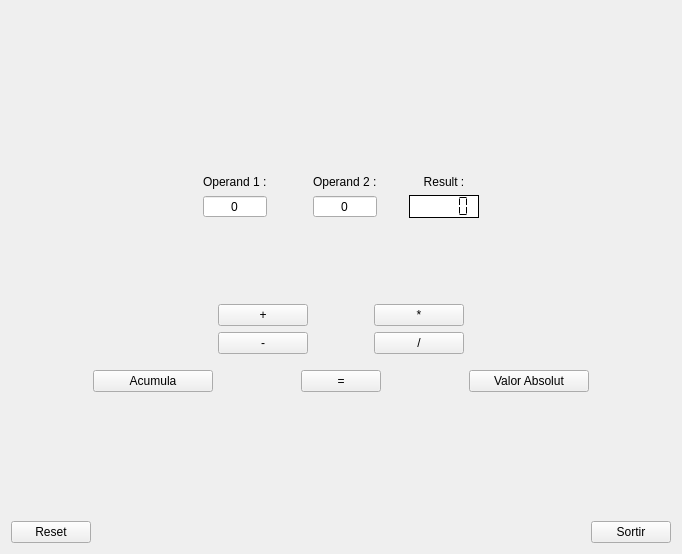
<?xml version="1.0" encoding="UTF-8"?>
<ui version="4.0">
 <class>Calculadora</class>
 <widget class="QWidget" name="Calculadora">
  <property name="geometry">
   <rect>
    <x>0</x>
    <y>0</y>
    <width>682</width>
    <height>554</height>
   </rect>
  </property>
  <property name="windowTitle">
   <string>Calculadora</string>
  </property>
  <layout class="QVBoxLayout" name="verticalLayout_8">
   <item>
    <layout class="QVBoxLayout" name="verticalLayout_7">
     <item>
      <spacer name="verticalSpacer_9">
       <property name="orientation">
        <enum>Qt::Vertical</enum>
       </property>
       <property name="sizeHint" stdset="0">
        <size>
         <width>20</width>
         <height>40</height>
        </size>
       </property>
      </spacer>
     </item>
     <item>
      <layout class="QHBoxLayout" name="horizontalLayout">
       <property name="bottomMargin">
        <number>0</number>
       </property>
       <item>
        <spacer name="horizontalSpacer">
         <property name="orientation">
          <enum>Qt::Horizontal</enum>
         </property>
         <property name="sizeHint" stdset="0">
          <size>
           <width>40</width>
           <height>20</height>
          </size>
         </property>
        </spacer>
       </item>
       <item>
        <layout class="QVBoxLayout" name="verticalLayout">
         <property name="leftMargin">
          <number>6</number>
         </property>
         <property name="rightMargin">
          <number>20</number>
         </property>
         <item>
          <spacer name="verticalSpacer">
           <property name="orientation">
            <enum>Qt::Vertical</enum>
           </property>
           <property name="sizeHint" stdset="0">
            <size>
             <width>20</width>
             <height>40</height>
            </size>
           </property>
          </spacer>
         </item>
         <item>
          <widget class="QLabel" name="label">
           <property name="text">
            <string>Operand 1 :</string>
           </property>
          </widget>
         </item>
         <item>
          <widget class="QSpinBox" name="Op1">
           <property name="layoutDirection">
            <enum>Qt::LeftToRight</enum>
           </property>
           <property name="inputMethodHints">
            <set>Qt::ImhNone</set>
           </property>
           <property name="alignment">
            <set>Qt::AlignCenter</set>
           </property>
           <property name="buttonSymbols">
            <enum>QAbstractSpinBox::NoButtons</enum>
           </property>
           <property name="singleStep">
            <number>99</number>
           </property>
           <property name="displayIntegerBase">
            <number>10</number>
           </property>
          </widget>
         </item>
         <item>
          <spacer name="verticalSpacer_2">
           <property name="orientation">
            <enum>Qt::Vertical</enum>
           </property>
           <property name="sizeHint" stdset="0">
            <size>
             <width>20</width>
             <height>40</height>
            </size>
           </property>
          </spacer>
         </item>
        </layout>
       </item>
       <item>
        <layout class="QVBoxLayout" name="verticalLayout_2">
         <property name="leftMargin">
          <number>20</number>
         </property>
         <property name="rightMargin">
          <number>6</number>
         </property>
         <item>
          <spacer name="verticalSpacer_3">
           <property name="orientation">
            <enum>Qt::Vertical</enum>
           </property>
           <property name="sizeHint" stdset="0">
            <size>
             <width>20</width>
             <height>40</height>
            </size>
           </property>
          </spacer>
         </item>
         <item>
          <widget class="QLabel" name="label_2">
           <property name="text">
            <string>Operand 2 :</string>
           </property>
          </widget>
         </item>
         <item>
          <widget class="QSpinBox" name="Op2">
           <property name="inputMethodHints">
            <set>Qt::ImhNone</set>
           </property>
           <property name="alignment">
            <set>Qt::AlignCenter</set>
           </property>
           <property name="buttonSymbols">
            <enum>QAbstractSpinBox::NoButtons</enum>
           </property>
           <property name="singleStep">
            <number>99</number>
           </property>
          </widget>
         </item>
         <item>
          <spacer name="verticalSpacer_4">
           <property name="orientation">
            <enum>Qt::Vertical</enum>
           </property>
           <property name="sizeHint" stdset="0">
            <size>
             <width>20</width>
             <height>40</height>
            </size>
           </property>
          </spacer>
         </item>
        </layout>
       </item>
       <item>
        <layout class="QVBoxLayout" name="verticalLayout_3">
         <property name="leftMargin">
          <number>20</number>
         </property>
         <property name="rightMargin">
          <number>6</number>
         </property>
         <item>
          <spacer name="verticalSpacer_5">
           <property name="orientation">
            <enum>Qt::Vertical</enum>
           </property>
           <property name="sizeHint" stdset="0">
            <size>
             <width>20</width>
             <height>40</height>
            </size>
           </property>
          </spacer>
         </item>
         <item>
          <widget class="QLabel" name="label_3">
           <property name="text">
            <string>Result :</string>
           </property>
           <property name="alignment">
            <set>Qt::AlignCenter</set>
           </property>
          </widget>
         </item>
         <item>
          <widget class="MyLCD" name="lcdNumber">
           <property name="minimumSize">
            <size>
             <width>70</width>
             <height>0</height>
            </size>
           </property>
           <property name="autoFillBackground">
            <bool>false</bool>
           </property>
           <property name="styleSheet">
            <string notr="true">background-color: rgb(255, 255, 255);

font: 11pt &quot;Ubuntu&quot;;</string>
           </property>
           <property name="frameShadow">
            <enum>QFrame::Plain</enum>
           </property>
           <property name="digitCount">
            <number>5</number>
           </property>
           <property name="segmentStyle">
            <enum>QLCDNumber::Flat</enum>
           </property>
          </widget>
         </item>
         <item>
          <spacer name="verticalSpacer_6">
           <property name="orientation">
            <enum>Qt::Vertical</enum>
           </property>
           <property name="sizeHint" stdset="0">
            <size>
             <width>20</width>
             <height>40</height>
            </size>
           </property>
          </spacer>
         </item>
        </layout>
       </item>
       <item>
        <spacer name="horizontalSpacer_2">
         <property name="orientation">
          <enum>Qt::Horizontal</enum>
         </property>
         <property name="sizeHint" stdset="0">
          <size>
           <width>40</width>
           <height>20</height>
          </size>
         </property>
        </spacer>
       </item>
      </layout>
     </item>
     <item>
      <layout class="QVBoxLayout" name="verticalLayout_6">
       <item>
        <spacer name="verticalSpacer_7">
         <property name="orientation">
          <enum>Qt::Vertical</enum>
         </property>
         <property name="sizeHint" stdset="0">
          <size>
           <width>20</width>
           <height>40</height>
          </size>
         </property>
        </spacer>
       </item>
       <item>
        <layout class="QHBoxLayout" name="horizontalLayout_2">
         <item>
          <spacer name="horizontalSpacer_3">
           <property name="orientation">
            <enum>Qt::Horizontal</enum>
           </property>
           <property name="sizeHint" stdset="0">
            <size>
             <width>40</width>
             <height>20</height>
            </size>
           </property>
          </spacer>
         </item>
         <item>
          <layout class="QVBoxLayout" name="verticalLayout_4">
           <property name="leftMargin">
            <number>6</number>
           </property>
           <property name="rightMargin">
            <number>30</number>
           </property>
           <item>
            <widget class="QPushButton" name="Suma">
             <property name="minimumSize">
              <size>
               <width>90</width>
               <height>0</height>
              </size>
             </property>
             <property name="text">
              <string>+</string>
             </property>
             <property name="checkable">
              <bool>true</bool>
             </property>
             <property name="autoExclusive">
              <bool>true</bool>
             </property>
            </widget>
           </item>
           <item>
            <widget class="QPushButton" name="Resta">
             <property name="text">
              <string>-</string>
             </property>
             <property name="checkable">
              <bool>true</bool>
             </property>
             <property name="autoExclusive">
              <bool>true</bool>
             </property>
            </widget>
           </item>
          </layout>
         </item>
         <item>
          <layout class="QVBoxLayout" name="verticalLayout_5">
           <property name="leftMargin">
            <number>30</number>
           </property>
           <property name="rightMargin">
            <number>6</number>
           </property>
           <item>
            <widget class="QPushButton" name="Mult">
             <property name="minimumSize">
              <size>
               <width>90</width>
               <height>0</height>
              </size>
             </property>
             <property name="text">
              <string>*</string>
             </property>
             <property name="checkable">
              <bool>true</bool>
             </property>
             <property name="autoExclusive">
              <bool>true</bool>
             </property>
            </widget>
           </item>
           <item>
            <widget class="QPushButton" name="Div">
             <property name="text">
              <string>/</string>
             </property>
             <property name="checkable">
              <bool>true</bool>
             </property>
             <property name="autoExclusive">
              <bool>true</bool>
             </property>
            </widget>
           </item>
          </layout>
         </item>
         <item>
          <spacer name="horizontalSpacer_4">
           <property name="orientation">
            <enum>Qt::Horizontal</enum>
           </property>
           <property name="sizeHint" stdset="0">
            <size>
             <width>40</width>
             <height>20</height>
            </size>
           </property>
          </spacer>
         </item>
        </layout>
       </item>
       <item>
        <layout class="QHBoxLayout" name="horizontalLayout_3">
         <property name="topMargin">
          <number>10</number>
         </property>
         <item>
          <spacer name="horizontalSpacer_5">
           <property name="orientation">
            <enum>Qt::Horizontal</enum>
           </property>
           <property name="sizeHint" stdset="0">
            <size>
             <width>40</width>
             <height>20</height>
            </size>
           </property>
          </spacer>
         </item>
         <item>
          <widget class="QPushButton" name="pushButton_2">
           <property name="minimumSize">
            <size>
             <width>120</width>
             <height>0</height>
            </size>
           </property>
           <property name="text">
            <string>Acumula</string>
           </property>
           <property name="checkable">
            <bool>true</bool>
           </property>
          </widget>
         </item>
         <item>
          <spacer name="horizontalSpacer_7">
           <property name="orientation">
            <enum>Qt::Horizontal</enum>
           </property>
           <property name="sizeHint" stdset="0">
            <size>
             <width>40</width>
             <height>20</height>
            </size>
           </property>
          </spacer>
         </item>
         <item>
          <widget class="QPushButton" name="pushButton_5">
           <property name="text">
            <string>=</string>
           </property>
          </widget>
         </item>
         <item>
          <spacer name="horizontalSpacer_8">
           <property name="orientation">
            <enum>Qt::Horizontal</enum>
           </property>
           <property name="sizeHint" stdset="0">
            <size>
             <width>40</width>
             <height>20</height>
            </size>
           </property>
          </spacer>
         </item>
         <item>
          <widget class="QPushButton" name="pushButton_4">
           <property name="minimumSize">
            <size>
             <width>120</width>
             <height>0</height>
            </size>
           </property>
           <property name="text">
            <string>Valor Absolut</string>
           </property>
           <property name="checkable">
            <bool>true</bool>
           </property>
          </widget>
         </item>
         <item>
          <spacer name="horizontalSpacer_6">
           <property name="orientation">
            <enum>Qt::Horizontal</enum>
           </property>
           <property name="sizeHint" stdset="0">
            <size>
             <width>40</width>
             <height>20</height>
            </size>
           </property>
          </spacer>
         </item>
        </layout>
       </item>
      </layout>
     </item>
     <item>
      <spacer name="verticalSpacer_8">
       <property name="orientation">
        <enum>Qt::Vertical</enum>
       </property>
       <property name="sizeHint" stdset="0">
        <size>
         <width>20</width>
         <height>40</height>
        </size>
       </property>
      </spacer>
     </item>
     <item>
      <layout class="QHBoxLayout" name="horizontalLayout_4">
       <item>
        <widget class="QPushButton" name="pushButton_3">
         <property name="text">
          <string>Reset</string>
         </property>
        </widget>
       </item>
       <item>
        <spacer name="horizontalSpacer_11">
         <property name="orientation">
          <enum>Qt::Horizontal</enum>
         </property>
         <property name="sizeHint" stdset="0">
          <size>
           <width>80</width>
           <height>20</height>
          </size>
         </property>
        </spacer>
       </item>
       <item>
        <widget class="QPushButton" name="pushButton">
         <property name="text">
          <string>Sortir</string>
         </property>
        </widget>
       </item>
      </layout>
     </item>
    </layout>
   </item>
  </layout>
 </widget>
 <customwidgets>
  <customwidget>
   <class>MyLCD</class>
   <extends>QLCDNumber</extends>
   <header>MyLCD.h</header>
   <slots>
    <slot>refresh_op1(int)</slot>
    <slot>refresh_op2(int)</slot>
    <slot>suma()</slot>
    <slot>resta()</slot>
    <slot>multiplicacio()</slot>
    <slot>divisio()</slot>
    <slot>resultat()</slot>
    <slot>acumula(bool)</slot>
    <slot>val_absolut(bool)</slot>
    <slot>reset()</slot>
   </slots>
  </customwidget>
 </customwidgets>
 <resources/>
 <connections>
  <connection>
   <sender>Op1</sender>
   <signal>valueChanged(int)</signal>
   <receiver>lcdNumber</receiver>
   <slot>refresh_op1(int)</slot>
   <hints>
    <hint type="sourcelabel">
     <x>250</x>
     <y>197</y>
    </hint>
    <hint type="destinationlabel">
     <x>436</x>
     <y>198</y>
    </hint>
   </hints>
  </connection>
  <connection>
   <sender>Op2</sender>
   <signal>valueChanged(int)</signal>
   <receiver>lcdNumber</receiver>
   <slot>refresh_op2(int)</slot>
   <hints>
    <hint type="sourcelabel">
     <x>364</x>
     <y>203</y>
    </hint>
    <hint type="destinationlabel">
     <x>445</x>
     <y>205</y>
    </hint>
   </hints>
  </connection>
  <connection>
   <sender>Suma</sender>
   <signal>clicked()</signal>
   <receiver>lcdNumber</receiver>
   <slot>suma()</slot>
   <hints>
    <hint type="sourcelabel">
     <x>278</x>
     <y>334</y>
    </hint>
    <hint type="destinationlabel">
     <x>433</x>
     <y>205</y>
    </hint>
   </hints>
  </connection>
  <connection>
   <sender>Resta</sender>
   <signal>clicked()</signal>
   <receiver>lcdNumber</receiver>
   <slot>resta()</slot>
   <hints>
    <hint type="sourcelabel">
     <x>270</x>
     <y>353</y>
    </hint>
    <hint type="destinationlabel">
     <x>448</x>
     <y>205</y>
    </hint>
   </hints>
  </connection>
  <connection>
   <sender>Mult</sender>
   <signal>clicked()</signal>
   <receiver>lcdNumber</receiver>
   <slot>multiplicacio()</slot>
   <hints>
    <hint type="sourcelabel">
     <x>412</x>
     <y>323</y>
    </hint>
    <hint type="destinationlabel">
     <x>464</x>
     <y>205</y>
    </hint>
   </hints>
  </connection>
  <connection>
   <sender>Div</sender>
   <signal>clicked()</signal>
   <receiver>lcdNumber</receiver>
   <slot>divisio()</slot>
   <hints>
    <hint type="sourcelabel">
     <x>407</x>
     <y>355</y>
    </hint>
    <hint type="destinationlabel">
     <x>483</x>
     <y>205</y>
    </hint>
   </hints>
  </connection>
  <connection>
   <sender>pushButton_5</sender>
   <signal>clicked()</signal>
   <receiver>lcdNumber</receiver>
   <slot>resultat()</slot>
   <hints>
    <hint type="sourcelabel">
     <x>356</x>
     <y>402</y>
    </hint>
    <hint type="destinationlabel">
     <x>493</x>
     <y>205</y>
    </hint>
   </hints>
  </connection>
  <connection>
   <sender>pushButton</sender>
   <signal>clicked()</signal>
   <receiver>Calculadora</receiver>
   <slot>close()</slot>
   <hints>
    <hint type="sourcelabel">
     <x>637</x>
     <y>523</y>
    </hint>
    <hint type="destinationlabel">
     <x>645</x>
     <y>472</y>
    </hint>
   </hints>
  </connection>
  <connection>
   <sender>pushButton_2</sender>
   <signal>clicked(bool)</signal>
   <receiver>lcdNumber</receiver>
   <slot>acumula(bool)</slot>
   <hints>
    <hint type="sourcelabel">
     <x>151</x>
     <y>386</y>
    </hint>
    <hint type="destinationlabel">
     <x>432</x>
     <y>193</y>
    </hint>
   </hints>
  </connection>
  <connection>
   <sender>pushButton_3</sender>
   <signal>clicked()</signal>
   <receiver>Op1</receiver>
   <slot>stepDown()</slot>
   <hints>
    <hint type="sourcelabel">
     <x>59</x>
     <y>523</y>
    </hint>
    <hint type="destinationlabel">
     <x>215</x>
     <y>206</y>
    </hint>
   </hints>
  </connection>
  <connection>
   <sender>pushButton_3</sender>
   <signal>clicked()</signal>
   <receiver>Op2</receiver>
   <slot>stepDown()</slot>
   <hints>
    <hint type="sourcelabel">
     <x>74</x>
     <y>533</y>
    </hint>
    <hint type="destinationlabel">
     <x>336</x>
     <y>206</y>
    </hint>
   </hints>
  </connection>
  <connection>
   <sender>pushButton_4</sender>
   <signal>clicked(bool)</signal>
   <receiver>lcdNumber</receiver>
   <slot>val_absolut(bool)</slot>
   <hints>
    <hint type="sourcelabel">
     <x>521</x>
     <y>395</y>
    </hint>
    <hint type="destinationlabel">
     <x>436</x>
     <y>205</y>
    </hint>
   </hints>
  </connection>
  <connection>
   <sender>pushButton_3</sender>
   <signal>clicked()</signal>
   <receiver>lcdNumber</receiver>
   <slot>reset()</slot>
   <hints>
    <hint type="sourcelabel">
     <x>33</x>
     <y>532</y>
    </hint>
    <hint type="destinationlabel">
     <x>451</x>
     <y>194</y>
    </hint>
   </hints>
  </connection>
 </connections>
</ui>
